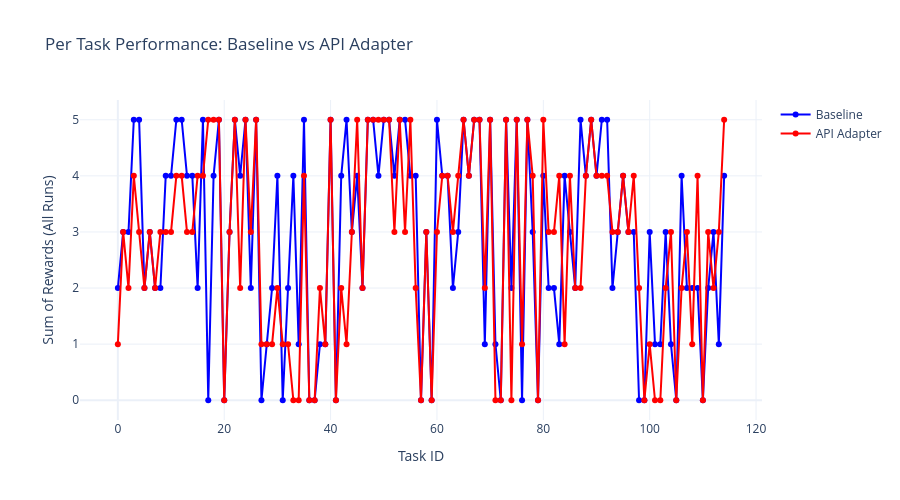

Notebook source saved alongside this figure:
### Code cell
import plotly.graph_objects as go
from collections import defaultdict

# Calculate sum of rewards per task for baseline
baseline_task_rewards = defaultdict(int)
for run in baseline_data:
    for task in run:
        baseline_task_rewards[task['task_id']] += task['reward']

# Calculate sum of rewards per task for api_adapter
api_adapter_task_rewards = defaultdict(int)
for run in api_adapter_data:
    for task in run:
        api_adapter_task_rewards[task['task_id']] += task['reward']

# Get all unique task IDs and sort them
all_task_ids = sorted(set(baseline_task_rewards.keys()) | set(api_adapter_task_rewards.keys()))

# Prepare data for plotting
baseline_rewards = [baseline_task_rewards[task_id] for task_id in all_task_ids]
api_adapter_rewards = [api_adapter_task_rewards[task_id] for task_id in all_task_ids]

# Create the plot
fig = go.Figure()

# Add baseline trace
fig.add_trace(go.Scatter(
    x=all_task_ids,
    y=baseline_rewards,
    mode='lines+markers',
    name='Baseline',
    line=dict(color='blue', width=2),
    marker=dict(symbol='circle', size=6)
))

# Add api_adapter trace
fig.add_trace(go.Scatter(
    x=all_task_ids,
    y=api_adapter_rewards,
    mode='lines+markers',
    name='API Adapter',
    line=dict(color='red', width=2),
    marker=dict(symbol='circle', size=6)
))

# Update layout
fig.update_layout(
    title='Per Task Performance: Baseline vs API Adapter',
    xaxis_title='Task ID',
    yaxis_title='Sum of Rewards (All Runs)',
    width=900,
    height=500,
    showlegend=True,
    template='plotly_white'
)

# Show the plot
fig.show()

### Figure 1 — Plotly figure (JSON) as saved in the notebook; plotly's stock layout.template omitted (floating-point values rounded to 4 significant figures)
{"data": [{"line": {"color": "blue", "width": 2}, "marker": {"size": 6, "symbol": "circle"}, "mode": "lines+markers", "name": "Baseline", "type": "scatter", "x": [0, 1, 2, 3, 4, 5, 6, 7, 8, 9, 10, 11, 12, 13, 14, 15, 16, 17, 18, 19, 20, 21, 22, 23, 24, 25, 26, 27, 28, 29, 30, 31, 32, 33, 34, 35, 36, 37, 38, 39, 40, 41, 42, 43, 44, 45, 46, 47, 48, 49, 50, 51, 52, 53, 54, 55, 56, 57, 58, 59, 60, 61, 62, 63, 64, 65, 66, 67, 68, 69, 70, 71, 72, 73, 74, 75, 76, 77, 78, 79, 80, 81, 82, 83, 84, 85, 86, 87, 88, 89, 90, 91, 92, 93, 94, 95, 96, 97, 98, 99, 100, 101, 102, 103, 104, 105, 106, 107, 108, 109, 110, 111, 112, 113, 114], "y": [2, 3, 3, 5, 5, 2, 3, 2, 2, 4, 4, 5, 5, 4, 4, 2, 5, 0, 4, 5, 0, 3, 5, 4, 5, 2, 5, 0, 1, 2, 4, 0, 2, 4, 1, 5, 0, 0, 1, 1, 5, 0, 4, 5, 3, 4, 2, 5, 5, 4, 5, 5, 4, 5, 5, 4, 4, 0, 3, 0, 5, 4, 4, 2, 3, 5, 4, 5, 5, 1, 5, 1, 0, 5, 2, 5, 0, 5, 3, 0, 4, 2, 2, 1, 4, 3, 2, 5, 4, 5, 4, 5, 5, 2, 3, 4, 3, 3, 0, 0, 3, 1, 1, 3, 1, 0, 4, 2, 2, 2, 0, 2, 3, 1, 4]}, {"line": {"color": "red", "width": 2}, "marker": {"size": 6, "symbol": "circle"}, "mode": "lines+markers", "name": "API Adapter", "type": "scatter", "x": [0, 1, 2, 3, 4, 5, 6, 7, 8, 9, 10, 11, 12, 13, 14, 15, 16, 17, 18, 19, 20, 21, 22, 23, 24, 25, 26, 27, 28, 29, 30, 31, 32, 33, 34, 35, 36, 37, 38, 39, 40, 41, 42, 43, 44, 45, 46, 47, 48, 49, 50, 51, 52, 53, 54, 55, 56, 57, 58, 59, 60, 61, 62, 63, 64, 65, 66, 67, 68, 69, 70, 71, 72, 73, 74, 75, 76, 77, 78, 79, 80, 81, 82, 83, 84, 85, 86, 87, 88, 89, 90, 91, 92, 93, 94, 95, 96, 97, 98, 99, 100, 101, 102, 103, 104, 105, 106, 107, 108, 109, 110, 111, 112, 113, 114], "y": [1, 3, 2, 4, 3, 2, 3, 2, 3, 3, 3, 4, 4, 3, 3, 4, 4, 5, 5, 5, 0, 3, 5, 2, 5, 3, 5, 1, 1, 1, 2, 1, 1, 0, 0, 4, 0, 0, 2, 1, 5, 0, 2, 1, 3, 5, 2, 5, 5, 5, 5, 5, 3, 5, 3, 5, 2, 0, 3, 0, 3, 4, 4, 3, 4, 5, 4, 5, 5, 2, 5, 0, 0, 5, 0, 5, 1, 5, 4, 0, 5, 3, 3, 4, 1, 4, 2, 2, 4, 5, 4, 4, 4, 3, 3, 4, 3, 4, 2, 0, 1, 0, 0, 2, 3, 0, 2, 3, 1, 4, 0, 3, 2, 3, 5]}], "layout": {"height": 500, "showlegend": true, "title": {"text": "Per Task Performance: Baseline vs API Adapter"}, "width": 900, "xaxis": {"title": {"text": "Task ID"}}, "yaxis": {"title": {"text": "Sum of Rewards (All Runs)"}}}}
